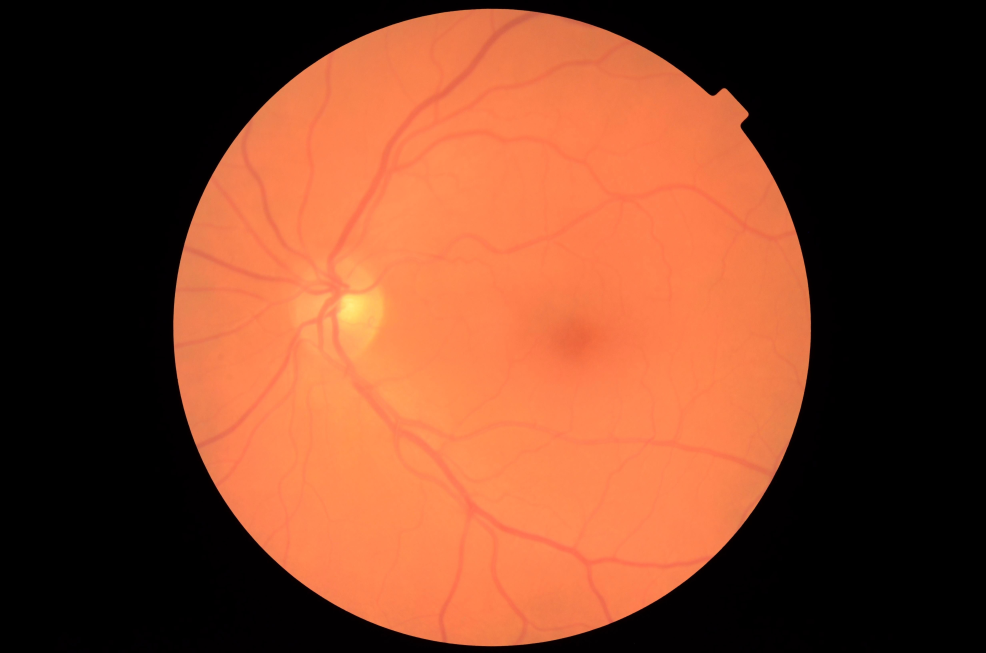
#> input picture data/eyepacs/images/31_left.jpeg, 4928 x 3264 px (shown at 1/5 size)
$ python -i preprocessing.py   (imports and definitions only)
#> lines starting #> are read from the running program, lines starting #| are printed output that depends on the picture; after the words box and inside, x2 and y2 are one past the last pixel; in counts of white or black regions, pixels touching at a corner belong together
#> further down, picture is the input picture: shape (3264, 4928, 3); mean B, G, R 40.4, 65.5, 124.6
import cv2
import numpy as np
from typing import Tuple

import config


def circular_crop(image: np.ndarray) -> np.ndarray:
    grey = cv2.cvtColor(image, cv2.COLOR_BGR2GRAY)
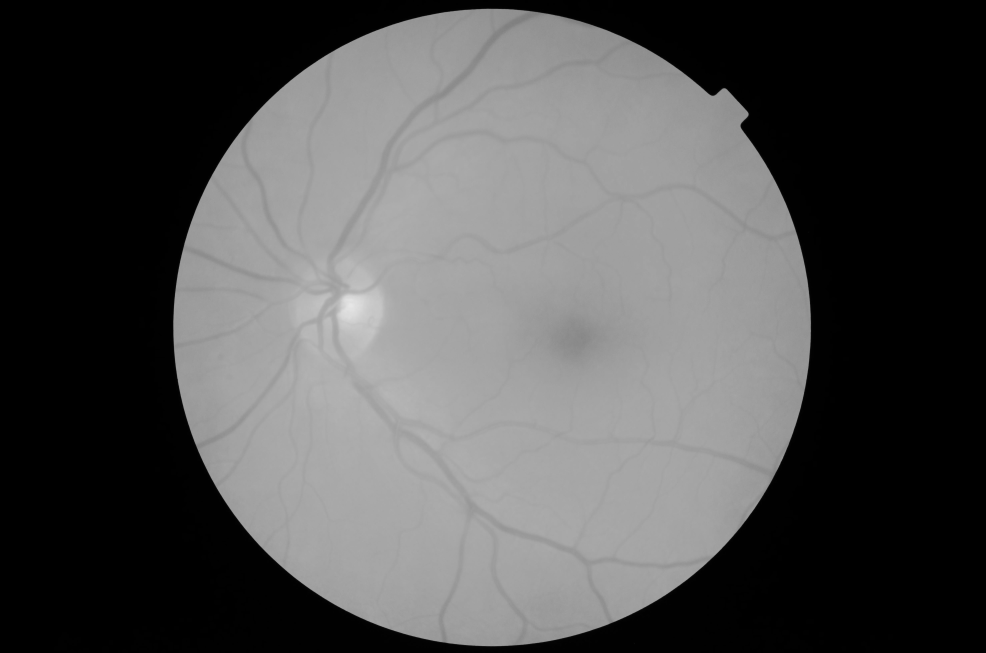
#> grey: shape (3264, 4928) (shown at 1/5 size); min 0, max 231, mean 80.4
    # Threshold to find the fundus region (non-black)
    _, mask = cv2.threshold(grey, 10, 255, cv2.THRESH_BINARY)
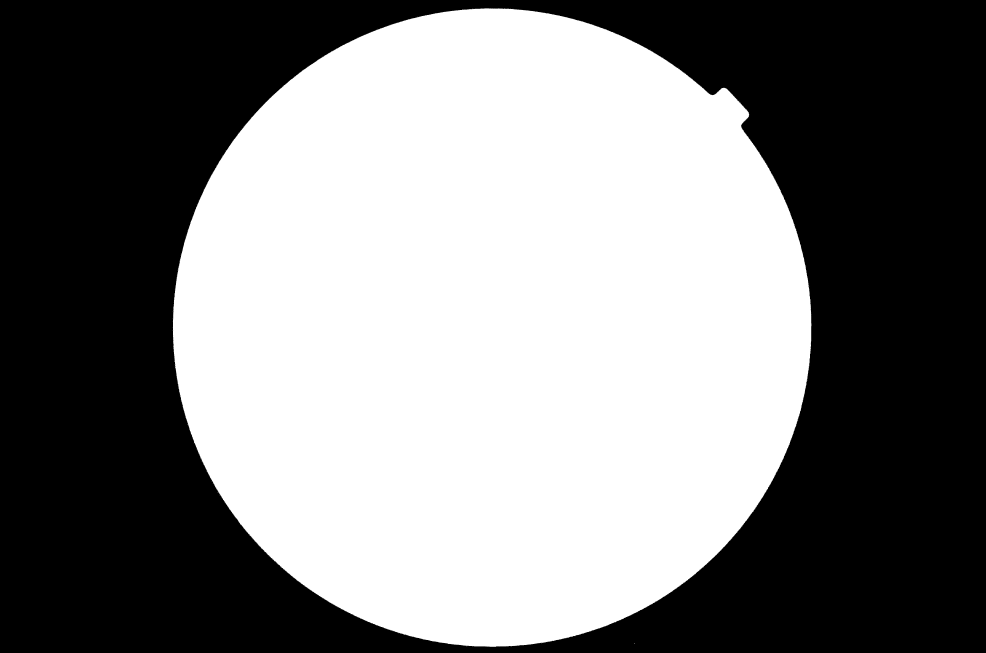
#> mask: shape (3264, 4928) (shown at 1/5 size); 49.8% white; 213 white regions (212 under 20 px)

    # Find contours to get the bounding circle
    contours, _ = cv2.findContours(mask, cv2.RETR_EXTERNAL, cv2.CHAIN_APPROX_SIMPLE)
#> contours = 213 contours, 212 with area under 20; largest, box (x1, y1, x2, y2) and area: (864, 41, 4057, 3234) 8011184
    if not contours:
        return image

    # Use the largest contour
    largest = max(contours, key=cv2.contourArea)
#> largest = contour of 6301 points, box (x1, y1, x2, y2) (864, 41, 4057, 3234), area 8011184
    (cx, cy), radius = cv2.minEnclosingCircle(largest)
#> cx = 2485.4; cy = 1607.4; radius = 1636.7
    cx, cy, radius = int(cx), int(cy), int(radius)
#> cx = 2485; cy = 1607; radius = 1636

    # Create circular mask
    circ_mask = np.zeros(grey.shape, dtype=np.uint8)
    cv2.circle(circ_mask, (cx, cy), radius, 255, -1)
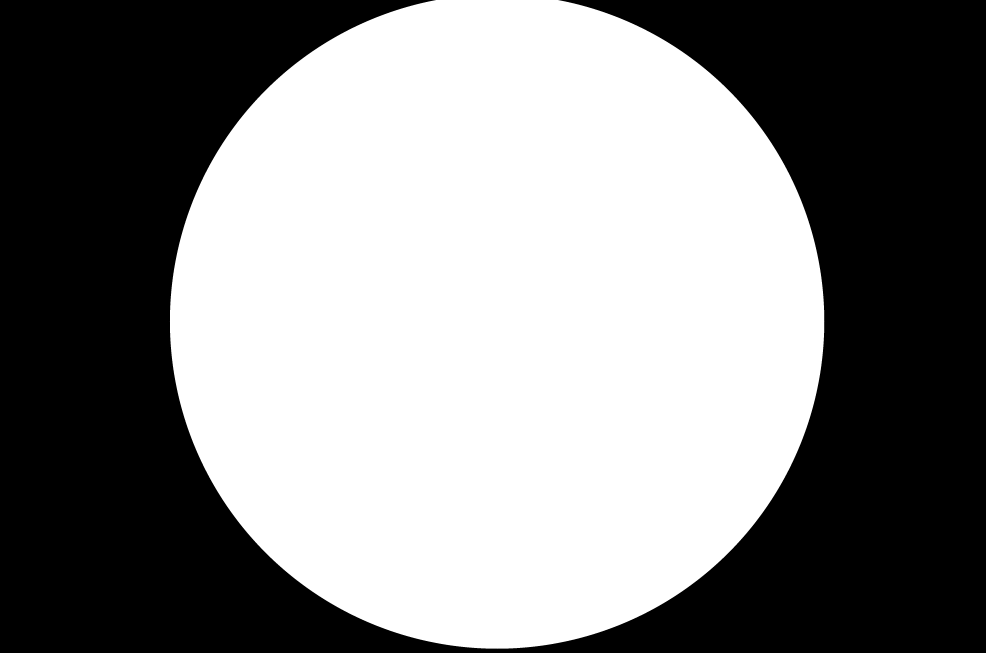
#> circ_mask: shape (3264, 4928) (shown at 1/5 size); 52.2% white; 1 black region, box (x1, y1, x2, y2) and area: (0, 0, 4928, 3264) 7688192

    # Apply mask
    result = cv2.bitwise_and(image, image, mask=circ_mask)

    # Crop to bounding box of circle for efficiency
    x1 = max(0, cx - radius)
#> x1 = 849
    y1 = max(0, cy - radius)
#> y1 = 0
    x2 = min(image.shape[1], cx + radius)
#> x2 = 4121
    y2 = min(image.shape[0], cy + radius)
#> y2 = 3243
    result = result[y1:y2, x1:x2]
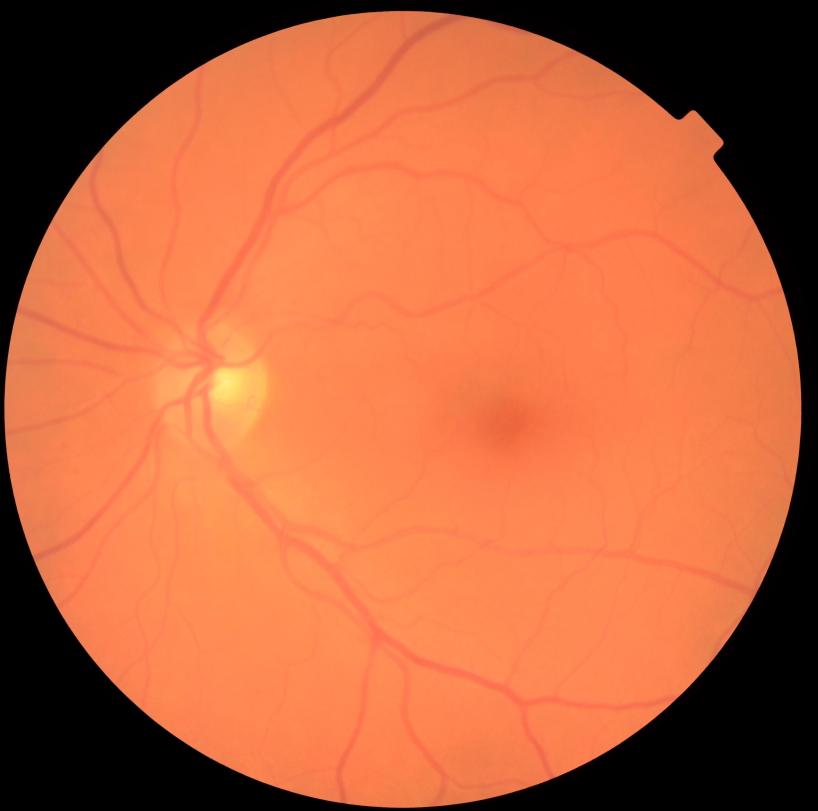
#> result: shape (3243, 3272, 3) (shown at 1/4 size); mean B, G, R 61.2, 99.3, 188.7

    if result.size == 0:
        return image

    return result


def apply_clahe_green_channel(image: np.ndarray) -> np.ndarray:
    b, g, r = cv2.split(image)
    clahe = cv2.createCLAHE(
        clipLimit=config.CLAHE_CLIP_LIMIT,
        tileGridSize=config.CLAHE_TILE_GRID_SIZE,
    )
    g_clahe = clahe.apply(g)
    return cv2.merge([b, g_clahe, r])


# [21 lines that did not run here, left out]

>>> import cv2
>>> picture = cv2.imread('eyepacs/images/31_left.jpeg')
>>> result = circular_crop(picture)

$ run again, on data/eyepacs/images/47_left.jpeg
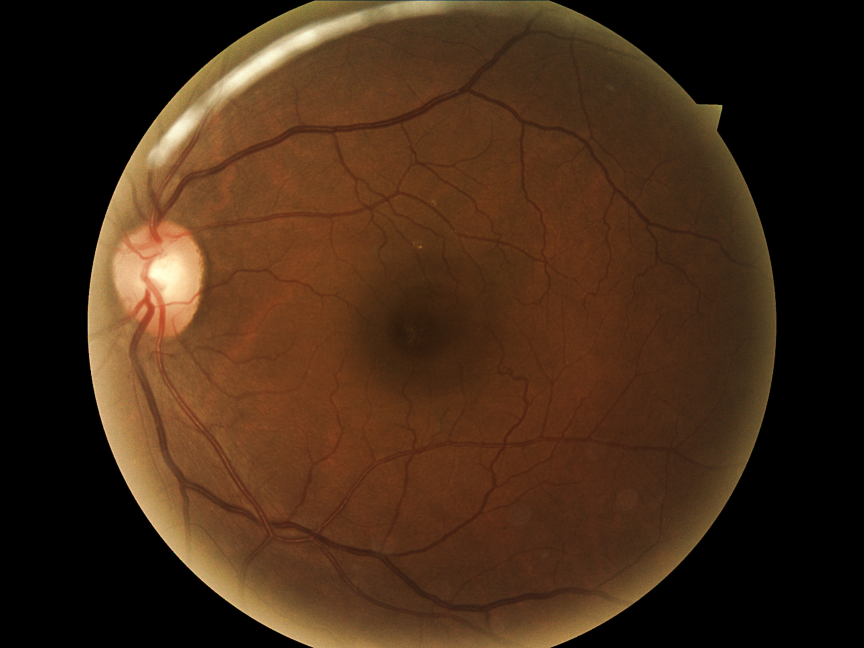
#> input picture data/eyepacs/images/47_left.jpeg, 2592 x 1944 px (shown at 1/3 size)
#> picture is the input picture: shape (1944, 2592, 3); mean B, G, R 23.4, 42.4, 67.2
#> in circular_crop, `_, mask = cv2.threshold(grey, 10, 255, cv2.THRESH_BINARY)`:
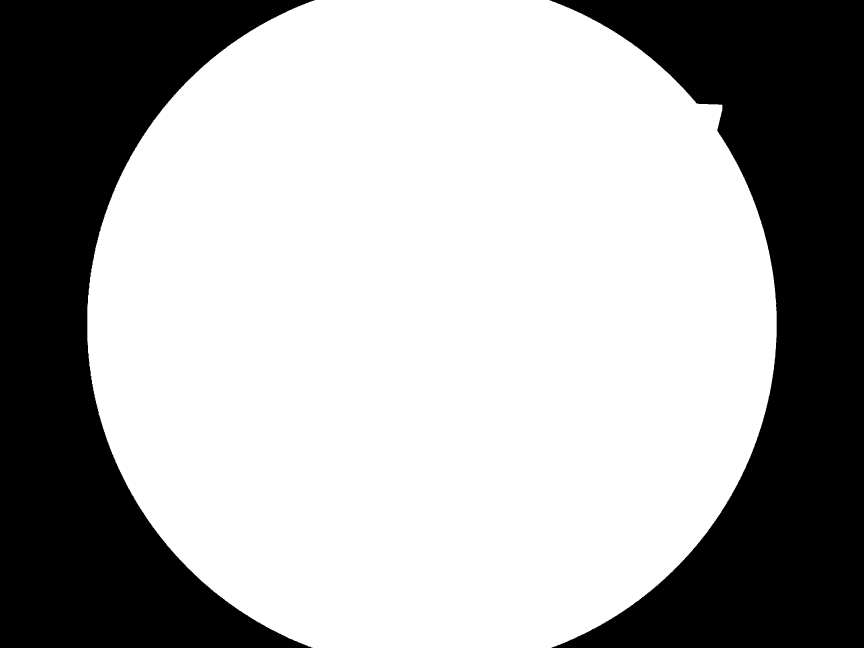
#> mask: shape (1944, 2592) (shown at 1/3 size); 65.6% white; 2 black regions
#> contours = 7 contours, 6 with area under 20; largest, box (x1, y1, x2, y2) and area: (262, 0, 2330, 1944) 3301930
#> largest = contour of 2652 points, box (x1, y1, x2, y2) (262, 0, 2330, 1944), area 3301930
#> in circular_crop, `(cx, cy), radius = cv2.minEnclosingCircle(largest)`: cx = 1319.7; cy = 958.2; radius = 1063.6
#> in circular_crop, `cx, cy, radius = int(cx), int(cy), int(radius)`: cx = 1319; cy = 958; radius = 1063
#> circ_mask: shape (1944, 2592); 68.3% white; 2 black regions, box (x1, y1, x2, y2) and area: (0, 0, 920, 1944) 843267, (1719, 0, 2592, 1944) 751899
#> x1 = 256
#> y1 = 0
#> x2 = 2382
#> y2 = 1944
#> in circular_crop, `result = result[y1:y2, x1:x2]`:
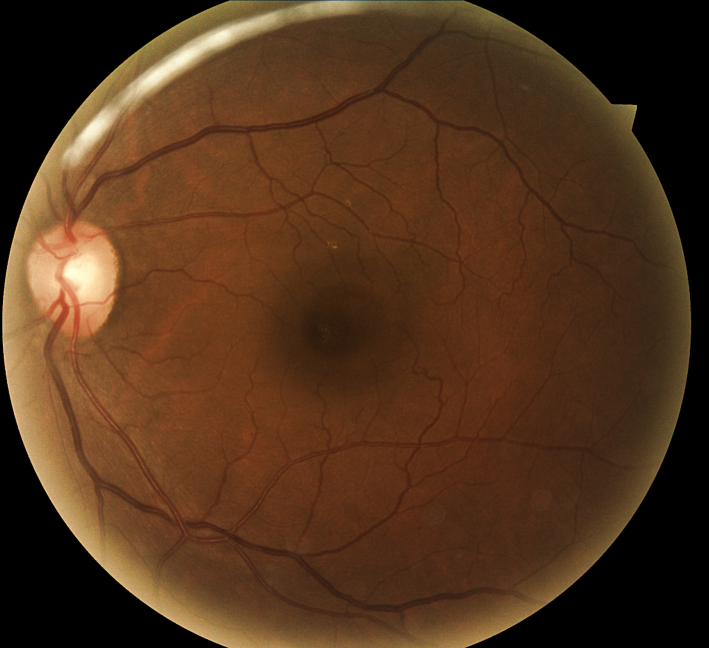
#> result: shape (1944, 2126, 3) (shown at 1/3 size); mean B, G, R 28.5, 51.7, 81.9
